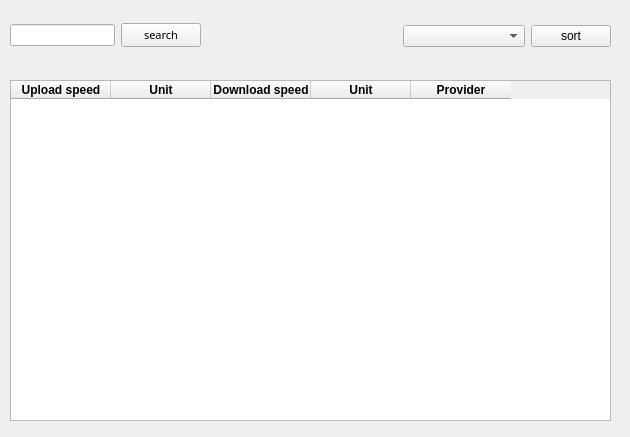
<?xml version="1.0" encoding="UTF-8"?>
<ui version="4.0">
 <class>Form</class>
 <widget class="QWidget" name="Form">
  <property name="geometry">
   <rect>
    <x>0</x>
    <y>0</y>
    <width>630</width>
    <height>437</height>
   </rect>
  </property>
  <property name="windowTitle">
   <string>Speedtablesorting</string>
  </property>
  <widget class="QWidget" name="verticalLayoutWidget">
   <property name="geometry">
    <rect>
     <x>10</x>
     <y>80</y>
     <width>601</width>
     <height>341</height>
    </rect>
   </property>
   <layout class="QVBoxLayout" name="verticalLayout">
    <item>
     <widget class="QTableWidget" name="tableWidget">
      <column>
       <property name="text">
        <string>Upload speed</string>
       </property>
       <property name="font">
        <font>
         <weight>75</weight>
         <bold>true</bold>
        </font>
       </property>
      </column>
      <column>
       <property name="text">
        <string>Unit</string>
       </property>
       <property name="font">
        <font>
         <weight>75</weight>
         <bold>true</bold>
        </font>
       </property>
      </column>
      <column>
       <property name="text">
        <string>Download speed</string>
       </property>
       <property name="font">
        <font>
         <weight>75</weight>
         <bold>true</bold>
        </font>
       </property>
      </column>
      <column>
       <property name="text">
        <string notr="true">Unit</string>
       </property>
       <property name="font">
        <font>
         <weight>75</weight>
         <bold>true</bold>
        </font>
       </property>
      </column>
      <column>
       <property name="text">
        <string>Provider</string>
       </property>
       <property name="font">
        <font>
         <weight>75</weight>
         <bold>true</bold>
        </font>
       </property>
      </column>
     </widget>
    </item>
   </layout>
  </widget>
  <widget class="QWidget" name="horizontalLayoutWidget">
   <property name="geometry">
    <rect>
     <x>230</x>
     <y>0</y>
     <width>381</width>
     <height>73</height>
    </rect>
   </property>
   <layout class="QHBoxLayout" name="horizontalLayout">
    <item>
     <spacer name="horizontalSpacer">
      <property name="orientation">
       <enum>Qt::Horizontal</enum>
      </property>
      <property name="sizeHint" stdset="0">
       <size>
        <width>40</width>
        <height>20</height>
       </size>
      </property>
     </spacer>
    </item>
    <item>
     <widget class="QComboBox" name="comboBoxselect">
      <property name="currentIndex">
       <number>-1</number>
      </property>
      <item>
       <property name="text">
        <string>Sort by</string>
       </property>
      </item>
      <item>
       <property name="text">
        <string>Upload speed</string>
       </property>
      </item>
      <item>
       <property name="text">
        <string>Download speed</string>
       </property>
      </item>
      <item>
       <property name="text">
        <string>Provider</string>
       </property>
      </item>
     </widget>
    </item>
    <item>
     <widget class="QPushButton" name="selectsubmitbutton">
      <property name="text">
       <string>sort</string>
      </property>
     </widget>
    </item>
   </layout>
  </widget>
  <widget class="QWidget" name="horizontalLayoutWidget_2">
   <property name="geometry">
    <rect>
     <x>10</x>
     <y>10</y>
     <width>191</width>
     <height>51</height>
    </rect>
   </property>
   <layout class="QHBoxLayout" name="horizontalLayout_2">
    <item>
     <widget class="QLineEdit" name="lineEditsearch"/>
    </item>
    <item>
     <widget class="QPushButton" name="pushButtonsearch">
      <property name="font">
       <font>
        <family>Microsoft YaHei</family>
        <pointsize>8</pointsize>
        <weight>50</weight>
        <bold>false</bold>
       </font>
      </property>
      <property name="text">
       <string>search</string>
      </property>
     </widget>
    </item>
   </layout>
  </widget>
 </widget>
 <resources/>
 <connections/>
</ui>
